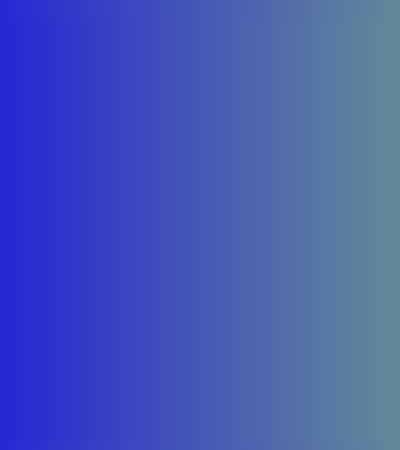
<?xml version="1.0" encoding="UTF-8"?>
<ui version="4.0">
 <class>Form</class>
 <widget class="QWidget" name="Form">
  <property name="geometry">
   <rect>
    <x>0</x>
    <y>0</y>
    <width>400</width>
    <height>450</height>
   </rect>
  </property>
  <property name="minimumSize">
   <size>
    <width>400</width>
    <height>450</height>
   </size>
  </property>
  <property name="maximumSize">
   <size>
    <width>400</width>
    <height>450</height>
   </size>
  </property>
  <property name="windowTitle">
   <string>Help</string>
  </property>
  <property name="styleSheet">
   <string notr="true">
background-color: qlineargradient(spread:pad, x1:0, y1:0, x2:1, y2:0, stop:0 rgb(40,40,211) , stop:1 rgb(99,136,153) );</string>
  </property>
  <widget class="QTextBrowser" name="textBrowser">
   <property name="geometry">
    <rect>
     <x>10</x>
     <y>20</y>
     <width>381</width>
     <height>421</height>
    </rect>
   </property>
   <property name="minimumSize">
    <size>
     <width>10</width>
     <height>10</height>
    </size>
   </property>
   <property name="maximumSize">
    <size>
     <width>121121</width>
     <height>325235</height>
    </size>
   </property>
   <property name="styleSheet">
    <string notr="true">#textBrowser{

font: 12pt &quot;Consolas&quot;;
}</string>
   </property>
   <property name="frameShape">
    <enum>QFrame::NoFrame</enum>
   </property>
  </widget>
 </widget>
 <resources/>
 <connections/>
</ui>
